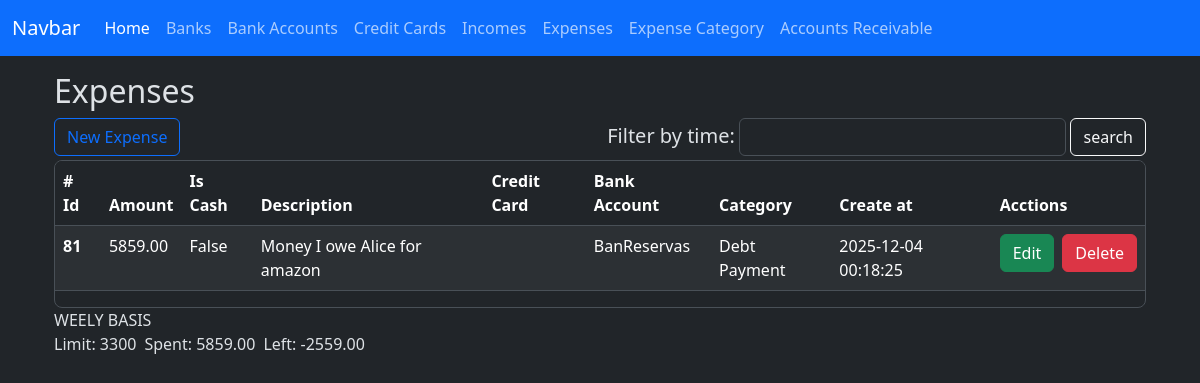
The app's page /expenses/index with its own data.
### app/models/expense.py (models this page shows, shortened)
class Expense(db.Model):
    __tablename__ = 'expenses'
    id = db.Column(db.Integer, primary_key=True)
    amount = db.Column(db.Numeric(10,2), nullable=False)
    is_cash = db.Column(db.Boolean, nullable=False, default=True)
    credit_card_id = db.Column(db.Integer, db.ForeignKey('credit_cards.id'))
    bank_account_id = db.Column(db.Integer, db.ForeignKey('bank_accounts.id'))
    expense_category_id = db.Column(db.Integer, db.ForeignKey('expense_categories.id'))
    description = db.Column(db.String(150), nullable=False)
    created_at = db.Column(db.DateTime(timezone=True), server_default=func.now())
    updated_at = db.Column(db.DateTime(timezone=True), onupdate=func.now())
    credit_card = relationship('CreditCard', back_populates='expenses')
    bank_account = relationship('BankAccount', back_populates='expenses')
    expense_category = relationship('ExpenseCategory', back_populates='expenses')

### app/models/bank_account.py (models this page shows)
class BankAccount(db.Model):
    __tablename__ = 'bank_accounts'
    id = db.Column(db.Integer, primary_key=True)
    nick_name = db.Column(db.String(120))
    amount_available = db.Column(db.Numeric(10, 2), nullable=False)
    is_active = db.Column(db.Boolean, default=True)
    account_number = db.Column(db.Integer, nullable=True)
    bank_id = db.Column(db.Integer, db.ForeignKey('banks.id'))
    created_at = db.Column(db.DateTime(timezone=True), server_default=func.now())
    updated_at = db.Column(db.DateTime(timezone=True), onupdate=func.now())
    bank = relationship('Bank', back_populates='bank_accounts')
    expenses = relationship('Expense', back_populates='bank_account')
    incomes = relationship('Income', back_populates='bank_account')
    loans = relationship('Loan', back_populates='bank_account')
    loan_payments = relationship('LoanPayment', back_populates='bank_account')

### app/models/expense_category.py (models this page shows)
class ExpenseCategory(db.Model):
    __tablename__ = 'expense_categories'
    id = db.Column(db.Integer, primary_key=True)
    name = db.Column(db.String(100), nullable=False)
    created_at = db.Column(db.DateTime(timezone=True), server_default=func.now())
    updated_at = db.Column(db.DateTime(timezone=True), onupdate=func.now())
    expenses = relationship('Expense', back_populates='expense_category')

### app/routes/expense_routes.py (the view)
@expense_bp.route('/index', methods=['GET'])
def index():
    credit_cards = credit_card.CreditCard.query.all()
    expense_categories = expense_category.ExpenseCategory.query.all()
    bank_accounts = bank_account.BankAccount.query.all()
    expenses = expense_controller.filter_weekly_basis_expenses_info()
    weekly = expense_controller.money_limit_spent_left_for_expenses(expenses)
    context = {
        'credit_cards': credit_cards,
        'expense_categories': expense_categories,
        'bank_accounts': bank_accounts,
        'expenses':expenses,
        'weekly': weekly,
    }
    return render_template('expenses/index.html', **context)

### app/controllers/expense_controller.py (called while the page is built)
def filter_weekly_basis_expenses_info():
    start_date, end_date = get_current_week_range()
    end_date += timedelta(days=1)
    expenses = (
        Expense.query
        .filter(Expense.created_at >= start_date)
        .filter(Expense.created_at <= end_date)
        .order_by(Expense.created_at.desc())
        .all()
    )
    data = []
    for e in expenses:
        data.append(e)
    return data

def get_current_week_range():
    today = datetime.today()
    start_of_week = today - timedelta(days=today.weekday())
    end_of_week = start_of_week + timedelta(days=6)
    return start_of_week.date(), end_of_week.date()

def money_limit_spent_left_for_expenses(expenses):
    spent = Decimal()
    for e in expenses:
        spent += e.amount
    limit = Decimal(3300) #Right now the limit will be hard coded I need to add a new column to expense_category model so I can know the exact amount
    left = Decimal(limit - spent)
    weekly = {
        'limit': limit,
        'spent': spent,
        'left': left,
    }
    return weekly

### app/templates/expenses/index.html (shortened to what this page needs)
{% extends 'layout.html' %}
{% block content %}
    <h2>Expenses</h2>
    <div class="d-flex gap-1 align-items-end">
        <div class="me-auto">
            <button type="button" class="btn btn-outline-primary" data-bs-toggle="modal" data-bs-target="#create-expense"
            id="btn-create-expense-id">New Expense</button>
        </div>
        <div class="d-flex gap-1 align-items-end w-75 justify-content-end">
            <div>
                <h5>Filter by time: </h5>
            </div>
            <div style="width: 40%;">
                <input type="text" id="start-date-id" class="form-control w-100">
            </div>
            <div>
                <button type="button" class="btn btn-outline-light" id="btn-search-by-timeframe-id">search</button>
            </div>
        </div>
    </div>
    <div class="table-responsive overflow-y-auto border rounded-3 mt-1" style="max-height: 457px;">
        <table class="table table-striped table-hover" id="expenses-table">
            <thead class="sticky-top">
                <tr>
                    <th scope="col"># Id</th>
                    <th scope="col">Amount</th>
                    <th scope="col">Is Cash</th>
                    <th scope="col">Description</th>
                    <th scope="col">Credit Card</th>
                    <th scope="col">Bank Account</th>
                    <th scope="col">Category</th>
                    <th scope="col">Create at</th>
                    <th scope="col">Acctions</th>
                </tr>
            </thead>
            <tbody id="expenses-table-body">
                {% for expense in expenses %}
                <tr>
                    <th scope="row">{{ expense.id }}</th>
                    <td>{{ expense.amount }}</td>
                    <td><a id="filter-by-cash" class="filter_link" data-is-cash-value="{{ expense.is_cash }}">{{ expense.is_cash  }}</a></td>
                    <td> {{ expense.description }} </td>
                    <td>{{ expense.credit_card.nick_name }}</td>
                    <td>{{ expense.bank_account.nick_name }}</td>
                    <td>{{ expense.expense_category.name }}</td>
                    <td>{{ expense.created_at }}</td>
                    <td>
                        <div class="d-flex gap-2">
                            <button
                                type="button"
                                class="btn btn-success"
                                data-bs-toggle="modal"
                                data-bs-target="#edit-expense"
                                data-expense-id="{{ expense.id }}"
                                data-amount-id="{{ expense.amount }}"
                                data-is-cash="{{ expense.is_cash }}"
                                data-select-expense-category-id="{{ expense.expense_category_id }}"
                                data-select-credit-card-id="{{ expense.credit_card_id }}"
                                data-select-bank-account-id="{{ expense.bank_account_id }}"
                                data-description="{{ expense.description }}"
                            >Edit
                            </button>
                            <a href="{{ url_for('expense.delete', id=expense.id) }}" class="btn btn-danger">Delete</a>
                        </div>
                    </td>
                </tr>
                {% endfor %}
            </tbody>
        </table>
    </div>
    <section>
        <div class="d-flex flex-column">
            <div>
                <label for="" id="weekly-title">WEELY BASIS </label>
            </div>
            <div class="d-flex gap-2">
                <div>
                    <label for="" id="weekly-limit">Limit: {{ weekly.limit }}</label>
                </div>
                <div>
                    <label for="" id="weekly-spent">Spent: {{ weekly.spent }}</label>
                </div>
                <div>
                    <label for="" id="weekly-left">Left: {{ weekly.left }}</label>
                </div>
            </div>
        </div>
    </section>
    <link rel="stylesheet" href="https://cdn.jsdelivr.net/npm/flatpickr/dist/flatpickr.min.css">
{% endblock %}

### app/static/style.css (style rules this page uses)
.filter_link { text-decoration: none; color: inherit; }

### records on screen
Expense: id "81", amount "5859.00", is_cash "False", description "Money I owe Alice for amazon", bank_account.nick_name "BanReservas", expense_category.name "Debt Payment", created_at "2025-12-04 00:18:25"

### other values on screen
{{ weekly.limit }} "3300"
{{ weekly.spent }} "5859.00"
{{ weekly.left }} "-2559.00"
